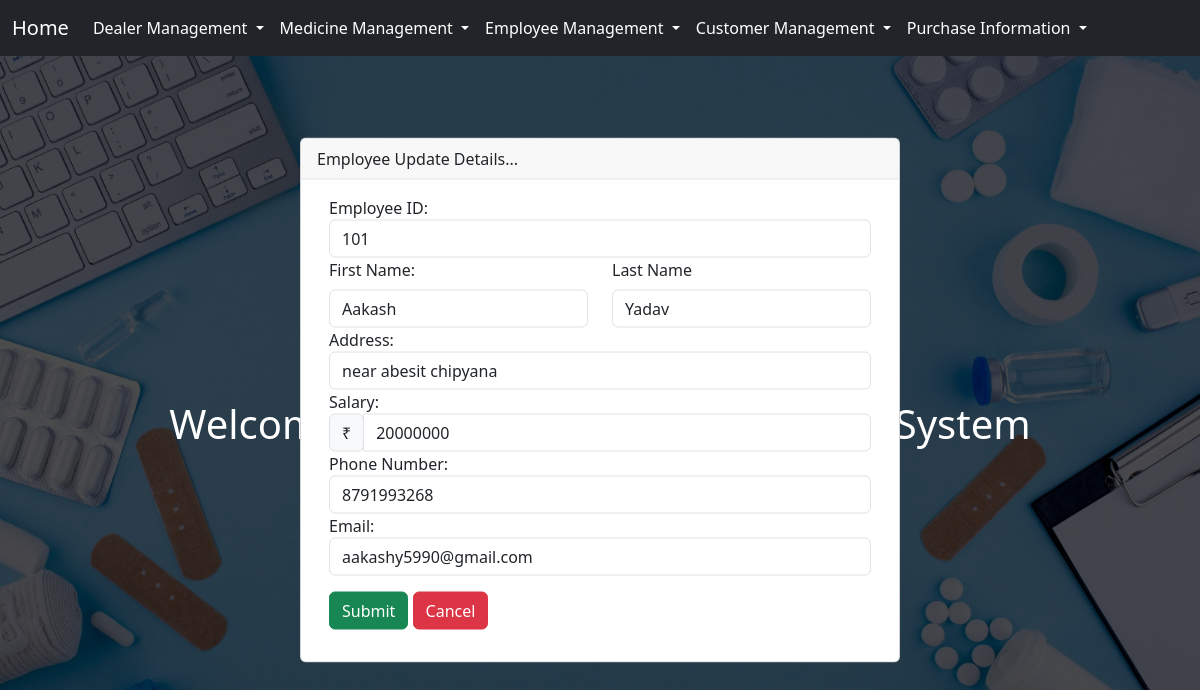
The page /3/employee_update on the database its author committed.
### core/models.py (models this page shows, shortened)
class Employee(models.Model):
    employee_id = models.IntegerField(unique=True)
    employee_first_name = models.CharField(max_length=20)
    employee_last_name = models.CharField(max_length=20)
    employee_address = models.CharField(max_length=20)
    employee_salary = models.IntegerField()
    employee_contact = models.IntegerField()
    employee_email = models.EmailField()
    class Meta:
        ordering = ['employee_id']

### core/views.py (the view)
# urls.py: path('<int:id>/employee_update',views.employee_update,name="employee_update"),
def employee_update(request,id):
    queryset = Employee.objects.get(id=id)
    if request.method == "POST":
        data = request.POST
        employee_id = data.get('employee_id')
        employee_first_name = data.get('employee_first_name')
        employee_last_name = data.get('employee_last_name')
        employee_address = data.get('employee_address')
        employee_salary = data.get('employee_salary')
        employee_contact = data.get('employee_contact')
        employee_email = data.get('employee_email')
        queryset.employee_id = employee_id
        queryset.employee_first_name = employee_first_name
        queryset.employee_last_name = employee_last_name
        queryset.employee_address  = employee_address
        queryset.employee_salary  = employee_salary
        queryset.employee_contact  = employee_contact
        queryset.employee_email  = employee_email
        queryset.save()
        return redirect('home')
    else:
        context = {'queryset':queryset}
        return render(request,'core/updateemployee.html',context)

### core/templates/core/updateemployee.html (shortened to what this page needs)
{% extends "base.html" %}
{% load static %}
{% block style %}
<link rel="stylesheet" href="{% static 'core/css/updatedealer.css' %}">
{% endblock style %}
{% block onload %}
onload="$('#exampleModalCenter').modal('show')"
{% endblock onload %}
{% block medicine %}
<div class="card-container">
    <div class="card">
        <div class="card-header d-flex justify-content-between">
            <p class="d-flex align-items-center">Employee Update Details...</p>
        </div>
        <div class="container main_container">
            <div class="card-body">
                <form class="row" id="card-form" method="POST">
                    <div class="form-group">
                        <label for="employee_id">Employee ID:</label>
                        <input type="number" class="form-control" name="employee_id" value="{{queryset.employee_id}}" placeholder="Enter a unique Id..." required>
                    </div>
                    <div class="col-md-6 form-group">
                        <label for="employee_first_name" class="form-label">First Name:</label>
                        <input type="text" class="form-control" value="{{queryset.employee_first_name}}" name="employee_first_name">
                    </div>
                    <div class="col-md-6 form-group">
                        <label for="employee_last_name" class="form-label">Last Name</label>
                        <input type="text" class="form-control" value="{{queryset.employee_last_name}}" name="employee_last_name">
                    </div>
                    <div class="form-group">
                        <label for="employee_address">Address:</label>
                        <input type="text" class="form-control" value="{{queryset.employee_address}}" name="employee_address" required>
                    </div>
                    <div class="form-group">
                        <label for="employee_salary">Salary:</label>
                        <div class="input-group">
                            <div class="input-group-prepend">
                                <span class="input-group-text">₹</span>
                            </div>
                            <input type="text" class="form-control" id="employee_salary" value="{{queryset.employee_salary}}" name="employee_salary" placeholder="Enter salary" value="{{ request.POST.employee_salary|default_if_none:'' }}">
                        </div>
                    </div>
                    <div class="form-group">
                        <label for="employee_contact">Phone Number:</label>
                        <input type="number" class="form-control" name="employee_contact" value="{{queryset.employee_contact}}" required>
                    </div>
                    <div class="form-group">
                        <label for="employee_email">Email:</label>
                        <input type="email" class="form-control" name="employee_email" value="{{queryset.employee_email}}" required>
                    </div>
                    <div class="col-12 my-3">
                        <button type="submit" class="btn btn-success">Submit</button>
                        <a href="{% url 'home' %}" class="btn btn-danger">Cancel</a>
                    </div>
                </form>
            </div>
        </div>
    </div>
</div>
{% endblock medicine %}

### static/core/css/updatedealer.css (style rules this page uses)
body, html { margin: 0; padding: 0; height: 100%; width: 100%; }
a { cursor: pointer; }
.card-container { width: 90%; position: fixed; top: 50%; left: 50%; transform: translate(-50%, -50%); max-width: 50%; z-index: 1050; animation: slide-down 0.5s ease-out; }
.card-header p { margin: 0; }

### templates/base.html (style rules this page uses)
a { text-decoration: none; color: black; }

### rows shown on the page
Employee: employee_id "101", employee_first_name "Aakash", employee_last_name "Yadav", employee_address "near abesit chipyana", employee_salary "20000000", employee_contact "8791993268", employee_email "aakashy5990@gmail.com"
